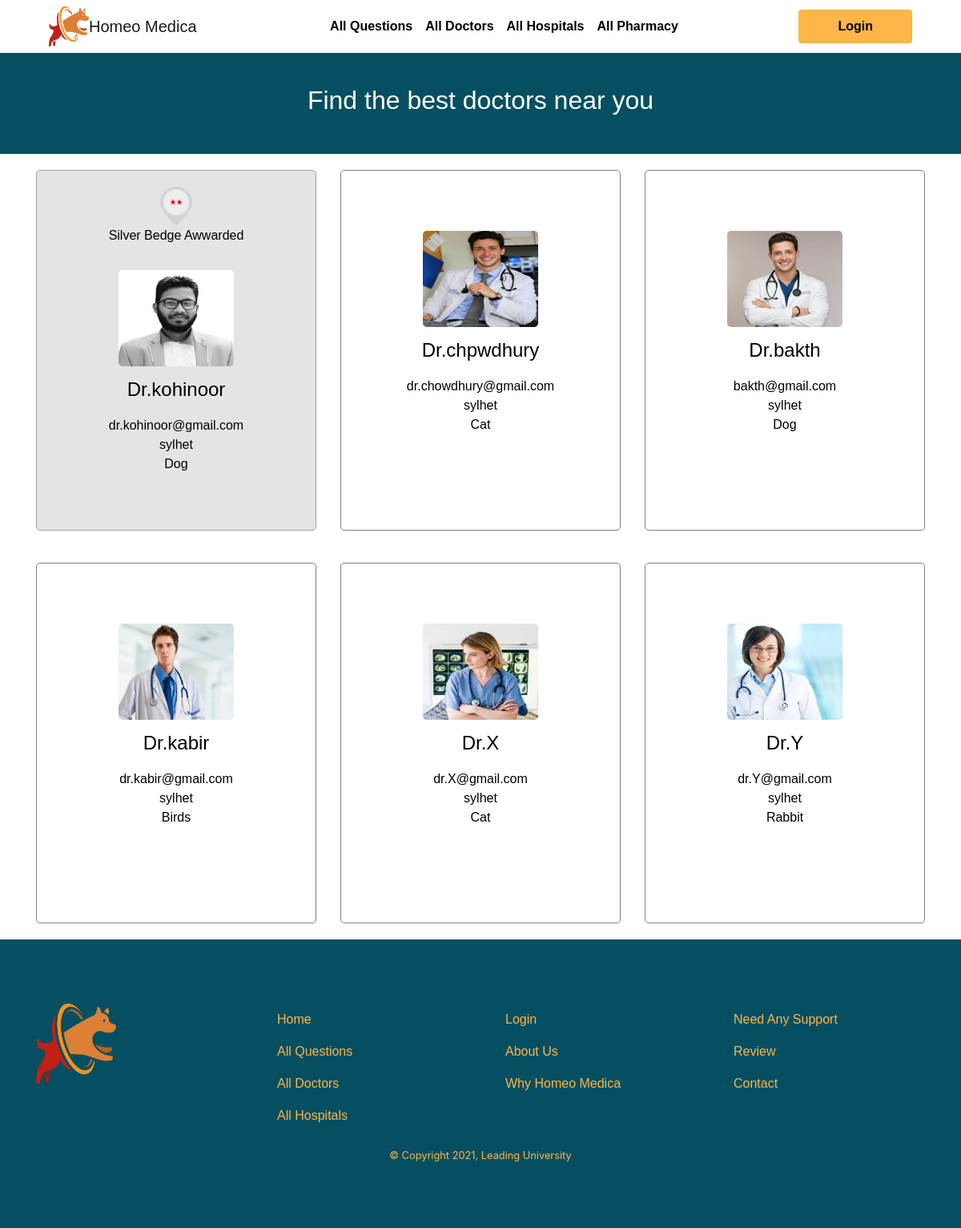
Page /userview/all-doctors.php on the committed database.
### tables this page shows
CREATE TABLE `users` (
  `id` bigint(20) UNSIGNED NOT NULL,
  `name` varchar(255) NOT NULL,
  `email` varchar(255) NOT NULL,
  `user_type` varchar(255) NOT NULL DEFAULT 'user',
  `phone` varchar(255) DEFAULT NULL,
  `address` varchar(255) DEFAULT NULL,
  `specialists` varchar(255) DEFAULT NULL,
  `password` varchar(255) NOT NULL,
  `created_at` timestamp NULL DEFAULT NULL,
  `updated_at` timestamp NULL DEFAULT NULL
);

CREATE TABLE `images` (
  `id` bigint(20) UNSIGNED NOT NULL,
  `url` varchar(255) NOT NULL,
  `image_src` varchar(255) NOT NULL,
  `user_id` bigint(20) UNSIGNED NOT NULL,
  `created_at` timestamp NULL DEFAULT NULL,
  `updated_at` timestamp NULL DEFAULT NULL
);

### auth/Session.php (called while the page is built, shortened)
<?php
class Session
{
    public static function get($key)
    {
        if (isset($_SESSION[$key])) {
            return $_SESSION[$key];
        } else {
            return false;
        }
    }
}

### controller/db_functions.php (called while the page is built, shortened)
<?php
class  DB_Functions
{
    private $conn;
    function __construct()
    {
        require_once 'connect.php';
        $db = new Connect();
        $this->conn = $db->connection();
    }
    public static function db()
    {
        return new DB_Functions();
    }
    function getImages($image_src, $user_id)
    {
        $result = $this->conn->prepare("SELECT * FROM images WHERE image_src =? and user_id =? ORDER BY id DESC");
        $result->bind_param("ss", $image_src, $user_id);
        $result->execute();
        $images = $result->get_result()->fetch_all(MYSQLI_ASSOC);
        return $images;
    }
    function getDoctors()
    {
        $query = "SELECT
  users.*,
  COUNT(posts.doctor_id) AS Total
FROM
  users
LEFT JOIN posts ON users.id = posts.doctor_id
WHERE users.user_type = 'doctor'
GROUP BY users.id,users.name ORDER BY Total DESC;";
        $result = $this->conn->query($query) or die($this->conn->error . __LINE__);
        return $result;
    }
}

### controller/connect.php (called while the page is built, shortened)
<?php
class Connect
{
    public function connection()
    {
        $this->connect = new mysqli(DB_HOST, DB_USER, DB_PASSWORD, DB_DATABASE);
        return $this->connect;
    }
}

### controller/dashboard_value.php (called while the page is built, shortened)
<?php
include "../controller/db_functions.php";
class DashboardValue extends DB_Functions
{
    public static function getAllDoctor()
    {
        return self::db()->getDoctors();
    }
    public static function getDoctorImage($id)
    {
        $value = self::db()->getImages('doctor', $id);
        if (!empty($value)) {
            return $value[0]['url'];
        } else {
            return null;
        }
    }
}

### userview/all-doctors.php (the view, shortened to what this page needs)
<?php
include "../controller/dashboard_value.php";
include '../auth/Session.php';
?>
<!DOCTYPE html>
<html lang="en">
<head>
    <link rel="stylesheet" href="https://maxcdn.bootstrapcdn.com/bootstrap/4.0.0/css/bootstrap.min.css" />
    <link rel="stylesheet" href="https://cdnjs.cloudflare.com/ajax/libs/font-awesome/5.15.2/css/all.min.css" />
    <link rel="stylesheet" href="./resources/css/style.css" />
    <link rel="stylesheet" href="./resources/css/responsive.css" />
</head>
<body>
    <div class="header">
        <div class="container">
            <nav class="navbar navbar-expand-lg navbar-light">
                <div class="siteFooterBar">
                    <div class="content">
                        <img src="./resources/images/Ulala s.png" width="50px" height="50px" align="center">
                    </div>
                </div>
                <a class="navbar-brand" href="index.php">Homeo Medica</a>
                <div class="collapse navbar-collapse" id="navbarTogglerDemo02">
                    <ul class="navbar-nav mr-auto ml-auto mt-2 mt-lg-0">
                        <li class="nav-item">
                            <a class="nav-link" href="all-questions.php">All Questions </a>
                        </li>
                        <li class="nav-item">
                            <a class="nav-link" href="all-doctors.php">All Doctors</a>
                        </li>
                        <li class="nav-item">
                            <a class="nav-link" href="all-hospitals.php">All Hospitals</a>
                        </li>
                        <li class="nav-item">
                            <a class="nav-link" href="all-pharmacy.php">All Pharmacy</a>
                        </li>
                    </ul>
                    <form class="form-inline my-2 my-lg-0">
                        <?php
                        if (Session::get('name')) {
                        ?>
                            <a href="profile.php" class="btn btn-default my-2 my-sm-0 px-5 py-2 primary-button"><?php echo Session::get('name'); ?>
                            </a>
                        <?php
                        } else { ?>
                            <a href="login.php" class="btn btn-default my-2 my-sm-0 px-5 py-2 primary-button">Login</a>
                        <?php } ?>
                    </form>
                </div>
            </nav>
        </div>
        <div class="title-section">
            <h2>Find the best doctors near you</h2>
        </div>
    </div>
    <div class="all-doctors">
        <div class="container">
            <div class="row">
                <?php
                $result = DashboardValue::getAllDoctor();
                while ($item = mysqli_fetch_assoc($result)) {
                ?>
                    <div class="col-md-4">
                        <div class="doctor-card <?php
                                                if ($item['Total'] == 5 || $item['Total'] == 6) {
                                                    echo 'gold-doc';
                                                } elseif ($item['Total'] == 3 || $item['Total'] == 4) {
                                                    echo 'silver-doc';
                                                } elseif ($item['Total'] == 1 || $item['Total'] == 2) {
                                                    echo 'bronze-doc';
                                                }
                                                ?> ">
                            <a style="text-decoration: none;" href="doctor-details.php?id=<?php echo $item['id']; ?>">
                                <div class="doctor-badge">
                                    <img class="bedge" src="<?php
                                                            if ($item['Total'] == 5 || $item['Total'] == 6) {
                                                                echo './resources/images/gold.png';
                                                            } elseif ($item['Total'] == 3 || $item['Total'] == 4) {
                                                                echo './resources/images/silver.png';
                                                            } elseif ($item['Total'] == 1 || $item['Total'] == 2) {
                                                                echo './resources/images/bronze.png';
                                                            }
                                                            ?>" alt="">
                                    <p><?php
                                        if ($item['Total'] == 5 || $item['Total'] == 6) {
                                            echo 'Gold Bedge Awwarded';
                                        } elseif ($item['Total'] == 3 || $item['Total'] == 4) {
                                            echo 'Silver Bedge Awwarded';
                                        } elseif ($item['Total'] == 1 || $item['Total'] == 2) {
                                            echo 'Bronze Bedge Awwarded';
                                        }
                                        ?></p>
                                </div>
                                <div class="doc-img">
                                    <img <?php
                                            if (DashboardValue::getDoctorImage($item['id']) == null) {
                                            ?> src="resources/images/default_user.png" <?php } else {
                                                                                        ?> src="uploads/<?php echo DashboardValue::getDoctorImage($item['id']); ?>" <?php
                                                                                                                                                                }
                                                                                                                                                                    ?> alt="" />
                                </div>
                                <h4 class="doc-name"><?php echo ucwords($item['name']); ?></h4>
                                <p class="doc-description">
                                    <?php echo $item['email']; ?>
                                    <br>
                                    <?php echo $item['address']; ?>
                                    <br>
                                    <?php echo $item['specialists']; ?>
                                </p>
                            </a>
                        </div>
                    </div>
                <?php
                }
                ?>
            </div>
        </div>
    </div>
    <footer>
        <div class="section footer-section">
            <div class="container">
                <div class="row">
                    <div class="col-md-3">
                        <div class="siteFooterBar">
                            <div class="content">
                                <img src="./resources/images/Ulala s.png" width="100px" height="100px" align="center">
                            </div>
                        </div>
                    </div>
                    <div class="col-md-3">
                        <ul>
                            <a class="nav-link" style="color:#ffb548" href="index.php">Home </a>
                            <a class="nav-link" style="color:#ffb548" href="all-questions.php">All Questions </a>
                            <a class="nav-link" style="color:#ffb548" href="all-doctors.php">All Doctors </a>
                            <a class="nav-link" style="color:#ffb548" href="all-hospitals.php">All Hospitals </a>
                        </ul>
                    </div>
                    <div class="col-md-3">
                        <ul>
                            <a class="nav-link" style="color:#ffb548" href="index.php">Login </a>
                            <a class="nav-link" style="color:#ffb548" href="#">About Us </a>
                            <a class="nav-link" style="color:#ffb548" href="#">Why Homeo Medica </a>
                        </ul>
                    </div>
                    <div class="col-md-3">
                        <ul>
                            <a class="nav-link" style="color:#ffb548" href="#">Need Any Support </a>
                            <a class="nav-link" style="color:#ffb548" href="#">Review </a>
                            <a class="nav-link" style="color:#ffb548" href="#">Contact </a>
                        </ul>
                    </div>
                </div>
            </div>
            <div style="text-align: center;">
                <small>&copy; Copyright 2021, Leading University</small>
            </div>
        </div>
    </footer>
</body>
</html>

### userview/resources/css/style.css (style rules this page uses)
* { margin: 0; padding: 0; }
h1, h2, h3, h4, h5, h6 { font-family: Helvetica, sans-serif; }
p, a { font-family: sans-serif; }
.primary-button { background-color: #ffb548; color: #000000; font-weight: 600; }
.section { padding: 10vh 0; }
.nav-item .nav-link { color: black !important; font-weight: 600; }
.footer-section { background-color: #044f61; color: #ffb548; }
.footer-section ul { list-style-type: none; }
.title-section { text-align: center; background-color: #044f61; padding: 5vh 0; color: #ffffff; }
.doctor-card { text-align: center; height: 450px; margin: 20px 0; border: 1px solid gray; border-radius: 5px; overflow: scroll; }
.doc-name { text-align: center; }
.doc-img img { width: 50%; padding: 15px; height: 150px; border-radius: 20px; }
.doctor-badge { padding: 20px 0 0; }
.bedge { width: 40px; }
.doc-description { padding: 10px; }
.silver-doc { border: 1px solid rgb(160 160 160); background-color: rgb(228 228 228); }
.doctor-card a { text-decoration: none; color: black; }

### rows in the picture
users: shows "Silver Bedge Awwarded", id.url (picture), name "Dr.kohinoor", email "dr.kohinoor@gmail.com", address "sylhet", specialists "Dog"
users: id.url (picture), name "Dr.chpwdhury", email "dr.chowdhury@gmail.com", address "sylhet", specialists "Cat"
users: id.url (picture), name "Dr.bakth", email "bakth@gmail.com", address "sylhet", specialists "Dog"
users: id.url (picture), name "Dr.kabir", email "dr.kabir@gmail.com", address "sylhet", specialists "Birds"
users: id.url (picture), name "Dr.X", email "dr.X@gmail.com", address "sylhet", specialists "Cat"
users: id.url (picture), name "Dr.Y", email "dr.Y@gmail.com", address "sylhet", specialists "Rabbit"
